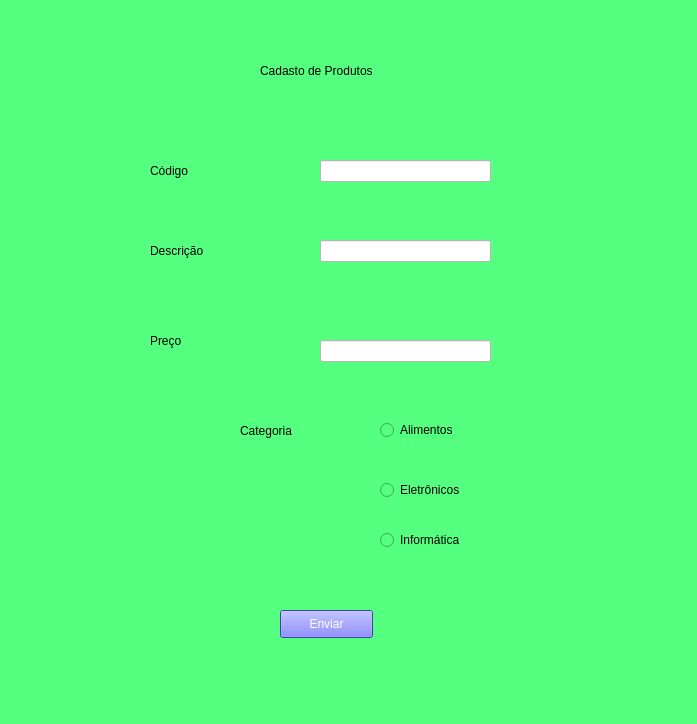
<?xml version="1.0" encoding="UTF-8"?>
<ui version="4.0">
 <class>MainWindow</class>
 <widget class="QMainWindow" name="MainWindow">
  <property name="geometry">
   <rect>
    <x>0</x>
    <y>0</y>
    <width>697</width>
    <height>724</height>
   </rect>
  </property>
  <property name="windowTitle">
   <string>MainWindow</string>
  </property>
  <property name="styleSheet">
   <string notr="true">background-color: rgb(85, 255, 127);</string>
  </property>
  <widget class="QWidget" name="centralwidget">
   <widget class="QLabel" name="label">
    <property name="geometry">
     <rect>
      <x>260</x>
      <y>60</y>
      <width>121</width>
      <height>21</height>
     </rect>
    </property>
    <property name="text">
     <string>Cadasto de Produtos</string>
    </property>
   </widget>
   <widget class="QLabel" name="label_2">
    <property name="geometry">
     <rect>
      <x>150</x>
      <y>160</y>
      <width>121</width>
      <height>21</height>
     </rect>
    </property>
    <property name="text">
     <string>Código</string>
    </property>
   </widget>
   <widget class="QLabel" name="label_3">
    <property name="geometry">
     <rect>
      <x>150</x>
      <y>240</y>
      <width>121</width>
      <height>21</height>
     </rect>
    </property>
    <property name="text">
     <string>Descrição</string>
    </property>
   </widget>
   <widget class="QLabel" name="label_4">
    <property name="geometry">
     <rect>
      <x>150</x>
      <y>330</y>
      <width>121</width>
      <height>21</height>
     </rect>
    </property>
    <property name="text">
     <string>Preço</string>
    </property>
   </widget>
   <widget class="QLineEdit" name="lineEdit">
    <property name="geometry">
     <rect>
      <x>320</x>
      <y>160</y>
      <width>171</width>
      <height>22</height>
     </rect>
    </property>
    <property name="styleSheet">
     <string notr="true">background-color: rgb(255, 255, 255);</string>
    </property>
   </widget>
   <widget class="QLineEdit" name="lineEdit_2">
    <property name="geometry">
     <rect>
      <x>320</x>
      <y>240</y>
      <width>171</width>
      <height>22</height>
     </rect>
    </property>
    <property name="styleSheet">
     <string notr="true">background-color: rgb(255, 255, 255);</string>
    </property>
   </widget>
   <widget class="QLineEdit" name="lineEdit_3">
    <property name="geometry">
     <rect>
      <x>320</x>
      <y>340</y>
      <width>171</width>
      <height>22</height>
     </rect>
    </property>
    <property name="styleSheet">
     <string notr="true">background-color: rgb(255, 255, 255);</string>
    </property>
   </widget>
   <widget class="QLabel" name="label_5">
    <property name="geometry">
     <rect>
      <x>240</x>
      <y>420</y>
      <width>121</width>
      <height>21</height>
     </rect>
    </property>
    <property name="text">
     <string>Categoria</string>
    </property>
   </widget>
   <widget class="QRadioButton" name="radioButton">
    <property name="geometry">
     <rect>
      <x>380</x>
      <y>420</y>
      <width>95</width>
      <height>20</height>
     </rect>
    </property>
    <property name="text">
     <string>Alimentos</string>
    </property>
   </widget>
   <widget class="QRadioButton" name="radioButton_2">
    <property name="geometry">
     <rect>
      <x>380</x>
      <y>480</y>
      <width>95</width>
      <height>20</height>
     </rect>
    </property>
    <property name="text">
     <string>Eletrônicos</string>
    </property>
   </widget>
   <widget class="QRadioButton" name="radioButton_3">
    <property name="geometry">
     <rect>
      <x>380</x>
      <y>530</y>
      <width>95</width>
      <height>20</height>
     </rect>
    </property>
    <property name="text">
     <string>Informática</string>
    </property>
   </widget>
   <widget class="QPushButton" name="pushButton">
    <property name="geometry">
     <rect>
      <x>280</x>
      <y>610</y>
      <width>93</width>
      <height>28</height>
     </rect>
    </property>
    <property name="styleSheet">
     <string notr="true">background-color: rgb(85, 85, 255);
color: rgb(255, 255, 255);</string>
    </property>
    <property name="text">
     <string>Enviar</string>
    </property>
   </widget>
  </widget>
  <widget class="QMenuBar" name="menubar">
   <property name="geometry">
    <rect>
     <x>0</x>
     <y>0</y>
     <width>697</width>
     <height>26</height>
    </rect>
   </property>
  </widget>
  <widget class="QStatusBar" name="statusbar"/>
 </widget>
 <resources/>
 <connections/>
</ui>
